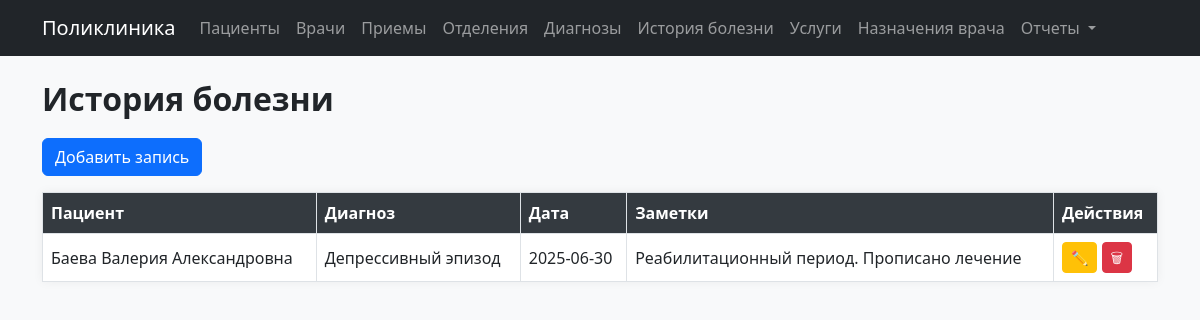
Before: /records with the older database file.
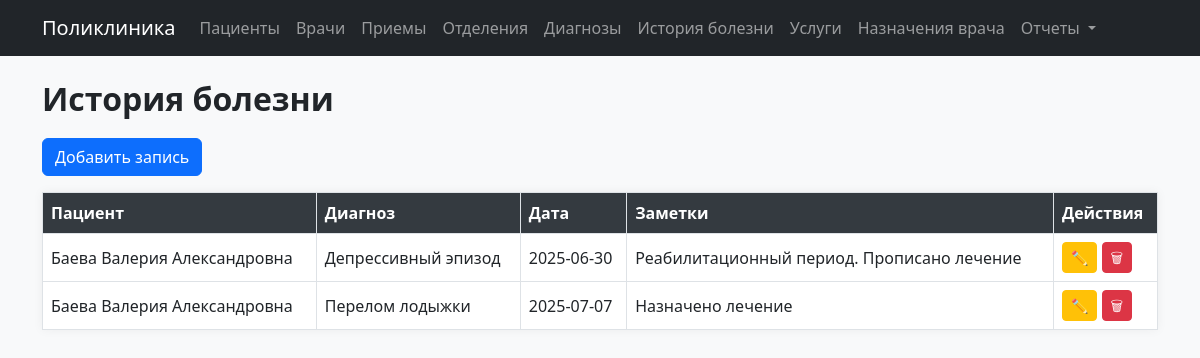
After: the same page with the newer database file.
### models.py (models this page shows)
class MedicalRecord(db.Model):
    __tablename__ = 'medical_records'
    id = db.Column(db.Integer, primary_key=True)
    patient_id = db.Column(db.Integer, db.ForeignKey('patients.id'))
    diagnosis_id = db.Column(db.Integer, db.ForeignKey('diagnoses.id'))
    date = db.Column(db.Date)
    notes = db.Column(db.Text)
    prescriptions = db.relationship('Prescription', backref='medical_record', lazy=True)

class Patient(db.Model):
    __tablename__ = 'patients'
    id = db.Column(db.Integer, primary_key=True)
    last_name = db.Column(db.String(50), nullable=False)
    first_name = db.Column(db.String(50), nullable=False)
    middle_name = db.Column(db.String(50))
    birth_date = db.Column(db.Date)
    gender = db.Column(db.String(10))
    phone = db.Column(db.String(20))
    appointments = db.relationship('Appointment', backref='patient', lazy=True)
    medical_records = db.relationship('MedicalRecord', backref='patient', lazy=True)

class Diagnosis(db.Model):
    __tablename__ = 'diagnoses'
    id = db.Column(db.Integer, primary_key=True)
    code = db.Column(db.String(10))
    name = db.Column(db.String(100))
    description = db.Column(db.Text)
    medical_records = db.relationship('MedicalRecord', backref='diagnosis', lazy=True)

### modules/records.py (the view)
@records_bp.route('/records')
def list_records():
    records = MedicalRecord.query.all()
    return render_template('records/list.html', records=records)

### templates/records/list.html
{% extends 'index.html' %}
{% block content %}
<h2>История болезни</h2>
<a href="/records/new" class="btn btn-primary mb-3">Добавить запись</a>
<table class="table table-bordered">
    <thead>
        <tr>
            <th>Пациент</th>
            <th>Диагноз</th>
            <th>Дата</th>
            <th>Заметки</th>
            <th>Действия</th>
        </tr>
    </thead>
    <tbody>
        {% for rec in records %}
        <tr>
            <td>{{ rec.patient.last_name }} {{ rec.patient.first_name }} {{ rec.patient.middle_name }}</td>
            <td>{{ rec.diagnosis.name }}</td>
            <td>{{ rec.date.strftime('%Y-%m-%d') }}</td>
            <td>{{ rec.notes }}</td>
            <td>
                <a href="/records/{{ rec.id }}/edit" class="btn btn-sm btn-warning">✏️</a>
                <a href="/records/{{ rec.id }}/delete" class="btn btn-sm btn-danger">🗑</a>
            </td>
        </tr>
        {% endfor %}
    </tbody>
</table>
{% endblock %}

Changed rows visible on the page:
added MedicalRecord: patient.last_name "Баева", patient.first_name "Валерия", patient.middle_name "Александровна", diagnosis.name "Перелом лодыжки", date "2025-07-07", notes "Назначено лечение"
